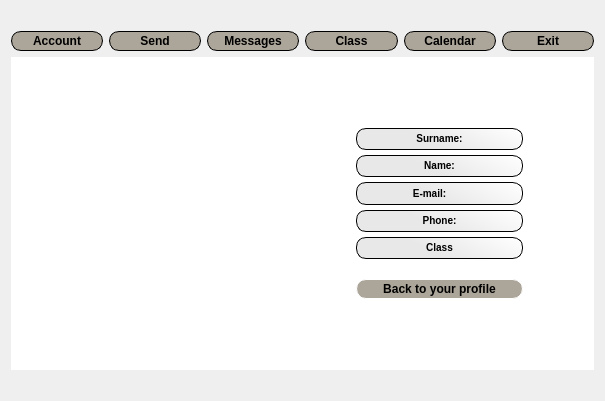
<?xml version="1.0" encoding="UTF-8"?>
<ui version="4.0">
 <class>MainWindow</class>
 <widget class="QMainWindow" name="MainWindow">
  <property name="geometry">
   <rect>
    <x>0</x>
    <y>0</y>
    <width>605</width>
    <height>401</height>
   </rect>
  </property>
  <property name="windowTitle">
   <string>MainWindow</string>
  </property>
  <property name="windowIcon">
   <iconset resource="res.qrc">
    <normaloff>:/img/ico/calendar.png</normaloff>:/img/ico/calendar.png</iconset>
  </property>
  <property name="styleSheet">
   <string notr="true">QMainWindow &gt; QWidget
{
background-color: qradialgradient(spread:pad, cx:0.5, cy:0.511364, radius:1.91, fx:0.5, fy:0.5, stop:0.375 rgba(32, 32, 32, 255), stop:1 rgba(255, 255, 255, 255));
}
QMessageBox &gt; QWidget
{
color:white;
}
</string>
  </property>
  <widget class="QWidget" name="centralWidget">
   <layout class="QGridLayout" name="gridLayout_3">
    <item row="1" column="0" colspan="3">
     <layout class="QHBoxLayout" name="horizontalLayout">
      <item>
       <widget class="QPushButton" name="pushButton_7">
        <property name="font">
         <font>
          <pointsize>-1</pointsize>
          <weight>75</weight>
          <italic>false</italic>
          <bold>true</bold>
         </font>
        </property>
        <property name="styleSheet">
         <string notr="true">QPushButton
{
    background-color: rgb(172, 165, 154);
    border-style: outset;
    border-width: 1px;
    border-radius: 10px;
    border-color:black;
    font: bold 12px;
    padding: 2px;
}
QPushButton:hover:!pressed
{
    background-color: rgb(142, 135, 124);

}</string>
        </property>
        <property name="text">
         <string>Account</string>
        </property>
       </widget>
      </item>
      <item>
       <widget class="QPushButton" name="pushButton_3">
        <property name="font">
         <font>
          <pointsize>-1</pointsize>
          <weight>75</weight>
          <italic>false</italic>
          <bold>true</bold>
         </font>
        </property>
        <property name="cursor">
         <cursorShape>OpenHandCursor</cursorShape>
        </property>
        <property name="styleSheet">
         <string notr="true">QPushButton
{
    background-color: rgb(172, 165, 154);
    border-style: outset;
    border-width: 1px;
    border-radius: 10px;
    border-color:black;
    font: bold 12px;
    padding: 2px;
}
QPushButton:hover:!pressed
{
    background-color: rgb(142, 135, 124);

}</string>
        </property>
        <property name="text">
         <string>Send</string>
        </property>
       </widget>
      </item>
      <item>
       <widget class="QPushButton" name="pushButton">
        <property name="font">
         <font>
          <pointsize>-1</pointsize>
          <weight>75</weight>
          <italic>false</italic>
          <bold>true</bold>
         </font>
        </property>
        <property name="cursor">
         <cursorShape>OpenHandCursor</cursorShape>
        </property>
        <property name="styleSheet">
         <string notr="true">QPushButton
{
    background-color: rgb(172, 165, 154);
    border-style: outset;
    border-width: 1px;
    border-radius: 10px;
    border-color:black;
    font: bold 12px;
    padding: 2px;
}
QPushButton:hover:!pressed
{
    background-color: rgb(142, 135, 124);

}</string>
        </property>
        <property name="text">
         <string>Messages</string>
        </property>
       </widget>
      </item>
      <item>
       <widget class="QPushButton" name="pushButton_10">
        <property name="font">
         <font>
          <pointsize>-1</pointsize>
          <weight>75</weight>
          <italic>false</italic>
          <bold>true</bold>
         </font>
        </property>
        <property name="styleSheet">
         <string notr="true">QPushButton
{
    background-color: rgb(172, 165, 154);
    border-style: outset;
    border-width: 1px;
    border-radius: 10px;
    border-color:black;
    font: bold 12px;
    padding: 2px;
}
QPushButton:hover:!pressed
{
    background-color: rgb(142, 135, 124);

}</string>
        </property>
        <property name="text">
         <string>Class</string>
        </property>
       </widget>
      </item>
      <item>
       <widget class="QPushButton" name="pushButton_2">
        <property name="font">
         <font>
          <pointsize>-1</pointsize>
          <weight>75</weight>
          <italic>false</italic>
          <bold>true</bold>
         </font>
        </property>
        <property name="cursor">
         <cursorShape>OpenHandCursor</cursorShape>
        </property>
        <property name="styleSheet">
         <string notr="true">QPushButton
{
    background-color: rgb(172, 165, 154);
    border-style: outset;
    border-width: 1px;
    border-radius: 10px;
    border-color:black;
    font: bold 12px;
    padding: 2px;
}
QPushButton:hover:!pressed
{
    background-color: rgb(142, 135, 124);

}</string>
        </property>
        <property name="text">
         <string>Calendar</string>
        </property>
       </widget>
      </item>
      <item>
       <widget class="QPushButton" name="pushButton_4">
        <property name="font">
         <font>
          <pointsize>-1</pointsize>
          <weight>75</weight>
          <italic>false</italic>
          <bold>true</bold>
         </font>
        </property>
        <property name="cursor">
         <cursorShape>OpenHandCursor</cursorShape>
        </property>
        <property name="styleSheet">
         <string notr="true">QPushButton
{
    background-color: rgb(172, 165, 154);
    border-style: outset;
    border-width: 1px;
    border-radius: 10px;
    border-color:black;
    font: bold 12px;
    padding: 2px;
}
QPushButton:hover:!pressed
{
    background-color: rgb(142, 135, 124);

}</string>
        </property>
        <property name="text">
         <string>Exit</string>
        </property>
       </widget>
      </item>
     </layout>
    </item>
    <item row="0" column="2">
     <widget class="QLabel" name="label_13">
      <property name="font">
       <font>
        <weight>75</weight>
        <bold>true</bold>
       </font>
      </property>
      <property name="styleSheet">
       <string notr="true">color:white;</string>
      </property>
      <property name="text">
       <string/>
      </property>
      <property name="alignment">
       <set>Qt::AlignRight|Qt::AlignTrailing|Qt::AlignVCenter</set>
      </property>
     </widget>
    </item>
    <item row="0" column="0" colspan="2">
     <widget class="QLabel" name="label">
      <property name="font">
       <font>
        <weight>75</weight>
        <bold>true</bold>
       </font>
      </property>
      <property name="styleSheet">
       <string notr="true">color : white;</string>
      </property>
      <property name="text">
       <string/>
      </property>
     </widget>
    </item>
    <item row="3" column="0" colspan="3">
     <widget class="QLabel" name="label_24">
      <property name="styleSheet">
       <string notr="true">color:white;</string>
      </property>
      <property name="text">
       <string/>
      </property>
     </widget>
    </item>
    <item row="2" column="0" colspan="3">
     <widget class="QStackedWidget" name="stackedWidget">
      <property name="styleSheet">
       <string notr="true">background-color: white;</string>
      </property>
      <property name="currentIndex">
       <number>1</number>
      </property>
      <widget class="QWidget" name="page">
       <property name="styleSheet">
        <string notr="true">background-color: qlineargradient(spread:reflect, x1:1, y1:1, x2:1, y2:0, stop:0 rgba(75, 75, 75, 255), stop:1 rgba(255, 255, 255, 255));</string>
       </property>
       <layout class="QVBoxLayout" name="verticalLayout_3">
        <item>
         <widget class="QCalendarWidget" name="calendarWidget">
          <property name="styleSheet">
           <string notr="true">background-color: rgb(255, 255, 255);
color: rgb(0, 0, 0);
border-color: rgb(0, 0, 0);
border-width: 5px;
</string>
          </property>
          <property name="gridVisible">
           <bool>true</bool>
          </property>
         </widget>
        </item>
       </layout>
      </widget>
      <widget class="QWidget" name="page_4">
       <layout class="QHBoxLayout" name="horizontalLayout_6">
        <item>
         <layout class="QVBoxLayout" name="verticalLayout_15">
          <property name="leftMargin">
           <number>120</number>
          </property>
          <item>
           <widget class="QLabel" name="label_3">
            <property name="styleSheet">
             <string notr="true">background-color: transparent;</string>
            </property>
            <property name="text">
             <string/>
            </property>
           </widget>
          </item>
         </layout>
        </item>
        <item>
         <layout class="QVBoxLayout" name="verticalLayout_14">
          <property name="spacing">
           <number>5</number>
          </property>
          <property name="leftMargin">
           <number>50</number>
          </property>
          <property name="topMargin">
           <number>60</number>
          </property>
          <property name="rightMargin">
           <number>60</number>
          </property>
          <property name="bottomMargin">
           <number>60</number>
          </property>
          <item>
           <widget class="QLabel" name="label_6">
            <property name="sizePolicy">
             <sizepolicy hsizetype="Preferred" vsizetype="Preferred">
              <horstretch>0</horstretch>
              <verstretch>0</verstretch>
             </sizepolicy>
            </property>
            <property name="font">
             <font>
              <pointsize>-1</pointsize>
              <weight>75</weight>
              <italic>false</italic>
              <bold>true</bold>
             </font>
            </property>
            <property name="autoFillBackground">
             <bool>false</bool>
            </property>
            <property name="styleSheet">
             <string notr="true">background-color: qlineargradient(spread:pad, x1:0.33, y1:0.181818, x2:1, y2:0.00568182, stop:0 rgba(232, 232, 232, 255), stop:1 rgba(255, 255, 255, 255));
    border-style: solid;
    border-width: 1px;
    border-radius: 10px;
    border-color:black;
    font: bold 10px;
    padding: 1px;</string>
            </property>
            <property name="text">
             <string>Surname:</string>
            </property>
            <property name="textFormat">
             <enum>Qt::RichText</enum>
            </property>
            <property name="alignment">
             <set>Qt::AlignCenter</set>
            </property>
            <property name="margin">
             <number>0</number>
            </property>
           </widget>
          </item>
          <item>
           <widget class="QLabel" name="label_4">
            <property name="enabled">
             <bool>true</bool>
            </property>
            <property name="sizePolicy">
             <sizepolicy hsizetype="Preferred" vsizetype="Preferred">
              <horstretch>0</horstretch>
              <verstretch>0</verstretch>
             </sizepolicy>
            </property>
            <property name="font">
             <font>
              <pointsize>-1</pointsize>
              <weight>75</weight>
              <italic>false</italic>
              <bold>true</bold>
             </font>
            </property>
            <property name="autoFillBackground">
             <bool>false</bool>
            </property>
            <property name="styleSheet">
             <string notr="true">background-color: qlineargradient(spread:pad, x1:0.33, y1:0.181818, x2:1, y2:0.00568182, stop:0 rgba(232, 232, 232, 255), stop:1 rgba(255, 255, 255, 255));
    border-style: outset;
    border-width: 1px;
    border-radius: 10px;
    border-color:black;
    font: bold 10px;
    padding: 2px;</string>
            </property>
            <property name="text">
             <string>Name:</string>
            </property>
            <property name="textFormat">
             <enum>Qt::RichText</enum>
            </property>
            <property name="alignment">
             <set>Qt::AlignCenter</set>
            </property>
            <property name="margin">
             <number>0</number>
            </property>
           </widget>
          </item>
          <item>
           <widget class="QLabel" name="label_8">
            <property name="sizePolicy">
             <sizepolicy hsizetype="Preferred" vsizetype="Preferred">
              <horstretch>0</horstretch>
              <verstretch>0</verstretch>
             </sizepolicy>
            </property>
            <property name="font">
             <font>
              <pointsize>-1</pointsize>
              <weight>75</weight>
              <italic>false</italic>
              <bold>true</bold>
             </font>
            </property>
            <property name="autoFillBackground">
             <bool>false</bool>
            </property>
            <property name="styleSheet">
             <string notr="true">background-color: qlineargradient(spread:pad, x1:0.33, y1:0.181818, x2:1, y2:0.00568182, stop:0 rgba(232, 232, 232, 255), stop:1 rgba(255, 255, 255, 255));
    border-style: outset;
    border-width: 1px;
    border-radius: 10px;
    border-color:black;
    font: bold 10px;
    padding-right: 20px;</string>
            </property>
            <property name="text">
             <string>E-mail:</string>
            </property>
            <property name="textFormat">
             <enum>Qt::RichText</enum>
            </property>
            <property name="alignment">
             <set>Qt::AlignCenter</set>
            </property>
            <property name="margin">
             <number>0</number>
            </property>
           </widget>
          </item>
          <item>
           <widget class="QLabel" name="label_10">
            <property name="sizePolicy">
             <sizepolicy hsizetype="Preferred" vsizetype="Preferred">
              <horstretch>0</horstretch>
              <verstretch>0</verstretch>
             </sizepolicy>
            </property>
            <property name="font">
             <font>
              <pointsize>-1</pointsize>
              <weight>75</weight>
              <italic>false</italic>
              <bold>true</bold>
             </font>
            </property>
            <property name="autoFillBackground">
             <bool>false</bool>
            </property>
            <property name="styleSheet">
             <string notr="true">background-color: qlineargradient(spread:pad, x1:0.33, y1:0.181818, x2:1, y2:0.00568182, stop:0 rgba(232, 232, 232, 255), stop:1 rgba(255, 255, 255, 255));
    border-style: outset;
    border-width: 1px;
    border-radius: 10px;
    border-color:black;
    font: bold 10px;
    padding: 2px;</string>
            </property>
            <property name="text">
             <string>Phone:</string>
            </property>
            <property name="textFormat">
             <enum>Qt::RichText</enum>
            </property>
            <property name="alignment">
             <set>Qt::AlignCenter</set>
            </property>
            <property name="margin">
             <number>0</number>
            </property>
           </widget>
          </item>
          <item>
           <widget class="QLabel" name="label_12">
            <property name="sizePolicy">
             <sizepolicy hsizetype="Preferred" vsizetype="Preferred">
              <horstretch>0</horstretch>
              <verstretch>0</verstretch>
             </sizepolicy>
            </property>
            <property name="font">
             <font>
              <pointsize>-1</pointsize>
              <weight>75</weight>
              <italic>false</italic>
              <bold>true</bold>
             </font>
            </property>
            <property name="autoFillBackground">
             <bool>false</bool>
            </property>
            <property name="styleSheet">
             <string notr="true">background-color: qlineargradient(spread:pad, x1:0.33, y1:0.181818, x2:1, y2:0.00568182, stop:0 rgba(232, 232, 232, 255), stop:1 rgba(255, 255, 255, 255));
    border-style: outset;
    border-width: 1px;
    border-radius: 10px;
    border-color:black;
    font: bold 10px;
    padding: 2px;</string>
            </property>
            <property name="text">
             <string>Class</string>
            </property>
            <property name="textFormat">
             <enum>Qt::RichText</enum>
            </property>
            <property name="alignment">
             <set>Qt::AlignCenter</set>
            </property>
            <property name="margin">
             <number>0</number>
            </property>
           </widget>
          </item>
          <item>
           <widget class="QPushButton" name="pushButton_8">
            <property name="styleSheet">
             <string notr="true">QPushButton
{
   background-color: rgb(172, 165, 154);
    border-style: outset;
    border-width: 1px;
    border-radius: 10px;
    border-color:white;
    font: bold 12px;
    padding: 2px;
    margin-top: 15px;
}
QPushButton:hover:!pressed
{
    background-color: rgb(142, 135, 124);

}
 
     
 


</string>
            </property>
            <property name="text">
             <string>Back to your profile</string>
            </property>
           </widget>
          </item>
         </layout>
        </item>
       </layout>
      </widget>
      <widget class="QWidget" name="page_2">
       <property name="styleSheet">
        <string notr="true">background-color: rgb(255, 255, 255);</string>
       </property>
       <layout class="QGridLayout" name="gridLayout_4">
        <item row="1" column="0">
         <widget class="QLabel" name="label_2">
          <property name="font">
           <font>
            <weight>75</weight>
            <italic>true</italic>
            <bold>true</bold>
            <strikeout>false</strikeout>
            <kerning>true</kerning>
           </font>
          </property>
          <property name="text">
           <string>Tittle:</string>
          </property>
         </widget>
        </item>
        <item row="0" column="1">
         <widget class="QLabel" name="label_22">
          <property name="styleSheet">
           <string notr="true">
    border-style: solid;
    border-width: 1px;

    border-color:black;
    font: bold 10px;
    padding: 1px;</string>
          </property>
          <property name="text">
           <string>TO: [name surname]</string>
          </property>
         </widget>
        </item>
        <item row="2" column="0" colspan="5">
         <widget class="QPlainTextEdit" name="plainTextEdit"/>
        </item>
        <item row="0" column="0">
         <widget class="QCheckBox" name="checkBox">
          <property name="text">
           <string>Private message</string>
          </property>
         </widget>
        </item>
        <item row="1" column="1" colspan="4">
         <widget class="QLineEdit" name="lineEdit"/>
        </item>
        <item row="0" column="4">
         <widget class="QLineEdit" name="lineEdit_3">
          <property name="inputMask">
           <string extracomment="Surname"/>
          </property>
         </widget>
        </item>
        <item row="0" column="3">
         <widget class="QLineEdit" name="lineEdit_2">
          <property name="inputMask">
           <string extracomment="Name"/>
          </property>
         </widget>
        </item>
        <item row="6" column="0" colspan="5">
         <layout class="QHBoxLayout" name="horizontalLayout_7">
          <item>
           <widget class="QPushButton" name="pushButton_5">
            <property name="cursor">
             <cursorShape>OpenHandCursor</cursorShape>
            </property>
            <property name="styleSheet">
             <string notr="true">QPushButton
{
   background-color: rgb(172, 165, 154);
    border-style: outset;
    border-width: 1px;
    border-radius: 10px;
    border-color:rgb(192, 185, 174);
    font: bold 12px;
    padding: 2px;
}
QPushButton:hover:!pressed
{
    background-color: rgb(142, 135, 124);

}

</string>
            </property>
            <property name="text">
             <string>Add</string>
            </property>
           </widget>
          </item>
          <item>
           <widget class="QPushButton" name="pushButton_6">
            <property name="cursor">
             <cursorShape>OpenHandCursor</cursorShape>
            </property>
            <property name="styleSheet">
             <string notr="true">QPushButton
{
   background-color: rgb(172, 165, 154);
    border-style: outset;
    border-width: 1px;
    border-radius: 10px;
    border-color:white;
    font: bold 12px;
    padding: 2px;
}
QPushButton:hover:!pressed
{
    background-color: rgb(142, 135, 124);

}

</string>
            </property>
            <property name="text">
             <string>Clear</string>
            </property>
           </widget>
          </item>
         </layout>
        </item>
       </layout>
      </widget>
      <widget class="QWidget" name="page_3">
       <layout class="QVBoxLayout" name="verticalLayout_4">
        <item>
         <widget class="QTabWidget" name="tabWidget_2">
          <property name="currentIndex">
           <number>1</number>
          </property>
          <widget class="QWidget" name="tab_8">
           <attribute name="icon">
            <iconset resource="res.qrc">
             <normaloff>:/img/ico/forum-message.png</normaloff>:/img/ico/forum-message.png</iconset>
           </attribute>
           <attribute name="title">
            <string>Posts</string>
           </attribute>
           <layout class="QVBoxLayout" name="verticalLayout_9">
            <item>
             <widget class="QListView" name="listView"/>
            </item>
            <item>
             <widget class="QTextBrowser" name="textBrowser"/>
            </item>
            <item>
             <layout class="QHBoxLayout" name="horizontalLayout_2">
              <item>
               <widget class="QPushButton" name="pushButton_11">
                <property name="styleSheet">
                 <string notr="true">QPushButton
{
   background-color: rgb(172, 165, 154);
    border-style: outset;
    border-width: 1px;
    border-radius: 10px;
    border-color:white;
    font: bold 12px;
    padding: 2px;
}
QPushButton:hover:!pressed
{
    background-color: rgb(142, 135, 124);

}
 
     
 


</string>
                </property>
                <property name="text">
                 <string>Delete</string>
                </property>
               </widget>
              </item>
              <item>
               <widget class="QPushButton" name="pushButton_12">
                <property name="styleSheet">
                 <string notr="true">QPushButton
{
   background-color: rgb(172, 165, 154);
    border-style: outset;
    border-width: 1px;
    border-radius: 10px;
    border-color:white;
    font: bold 12px;
    padding: 2px;
}
QPushButton:hover:!pressed
{
    background-color: rgb(142, 135, 124);

}
 
     
 


</string>
                </property>
                <property name="text">
                 <string>Refresh</string>
                </property>
               </widget>
              </item>
             </layout>
            </item>
           </layout>
          </widget>
          <widget class="QWidget" name="tab_9">
           <attribute name="icon">
            <iconset resource="res.qrc">
             <normaloff>:/img/ico/email.png</normaloff>:/img/ico/email.png</iconset>
           </attribute>
           <attribute name="title">
            <string>Private messages</string>
           </attribute>
           <layout class="QVBoxLayout" name="verticalLayout_11">
            <item>
             <widget class="QListView" name="listView_3"/>
            </item>
            <item>
             <widget class="QTextBrowser" name="textBrowser_3"/>
            </item>
            <item>
             <layout class="QHBoxLayout" name="horizontalLayout_3">
              <item>
               <widget class="QPushButton" name="pushButton_13">
                <property name="styleSheet">
                 <string notr="true">QPushButton
{
   background-color: rgb(172, 165, 154);
    border-style: outset;
    border-width: 1px;
    border-radius: 10px;
    border-color:white;
    font: bold 12px;
    padding: 2px;
}
QPushButton:hover:!pressed
{
    background-color: rgb(142, 135, 124);

}
 
     
 


</string>
                </property>
                <property name="text">
                 <string>Delete</string>
                </property>
               </widget>
              </item>
              <item>
               <widget class="QPushButton" name="pushButton_14">
                <property name="styleSheet">
                 <string notr="true">QPushButton
{
   background-color: rgb(172, 165, 154);
    border-style: outset;
    border-width: 1px;
    border-radius: 10px;
    border-color:white;
    font: bold 12px;
    padding: 2px;
}
QPushButton:hover:!pressed
{
    background-color: rgb(142, 135, 124);

}
 
     
 


</string>
                </property>
                <property name="text">
                 <string>Refresh</string>
                </property>
               </widget>
              </item>
             </layout>
            </item>
           </layout>
          </widget>
         </widget>
        </item>
       </layout>
      </widget>
      <widget class="QWidget" name="page_5">
       <layout class="QVBoxLayout" name="verticalLayout_2">
        <item>
         <widget class="QTabWidget" name="tabWidget">
          <property name="cursor">
           <cursorShape>ArrowCursor</cursorShape>
          </property>
          <property name="currentIndex">
           <number>0</number>
          </property>
          <widget class="QWidget" name="tab">
           <attribute name="icon">
            <iconset resource="res.qrc">
             <normaloff>:/img/ico/students-cap.png</normaloff>:/img/ico/students-cap.png</iconset>
           </attribute>
           <attribute name="title">
            <string>Students</string>
           </attribute>
           <layout class="QVBoxLayout" name="verticalLayout_5">
            <item>
             <widget class="QTableView" name="tableView"/>
            </item>
           </layout>
          </widget>
          <widget class="QWidget" name="tab_2">
           <attribute name="icon">
            <iconset resource="res.qrc">
             <normaloff>:/img/ico/passed-exam.png</normaloff>:/img/ico/passed-exam.png</iconset>
           </attribute>
           <attribute name="title">
            <string>Grades</string>
           </attribute>
           <layout class="QGridLayout" name="gridLayout_5">
            <item row="0" column="0">
             <layout class="QVBoxLayout" name="verticalLayout">
              <property name="spacing">
               <number>0</number>
              </property>
              <property name="leftMargin">
               <number>55</number>
              </property>
              <property name="topMargin">
               <number>80</number>
              </property>
              <property name="bottomMargin">
               <number>80</number>
              </property>
              <item>
               <widget class="QLabel" name="label_20">
                <property name="font">
                 <font>
                  <pointsize>12</pointsize>
                  <weight>75</weight>
                  <bold>true</bold>
                 </font>
                </property>
                <property name="styleSheet">
                 <string notr="true">background-color: rgb(26, 61, 31);
padding-top: 0px;
border-width:6px;  
border-style:groove;
border-color:rgb(145, 145, 145);
color: white;</string>
                </property>
                <property name="text">
                 <string/>
                </property>
                <property name="alignment">
                 <set>Qt::AlignCenter</set>
                </property>
               </widget>
              </item>
              <item>
               <widget class="QComboBox" name="comboBox"/>
              </item>
             </layout>
            </item>
            <item row="0" column="1">
             <widget class="QLabel" name="label_26">
              <property name="text">
               <string/>
              </property>
             </widget>
            </item>
           </layout>
          </widget>
          <widget class="QWidget" name="tab_3">
           <attribute name="icon">
            <iconset resource="res.qrc">
             <normaloff>:/img/ico/diagram.png</normaloff>:/img/ico/diagram.png</iconset>
           </attribute>
           <attribute name="title">
            <string>Presence</string>
           </attribute>
           <layout class="QGridLayout" name="gridLayout">
            <property name="leftMargin">
             <number>60</number>
            </property>
            <property name="rightMargin">
             <number>50</number>
            </property>
            <property name="bottomMargin">
             <number>9</number>
            </property>
            <item row="2" column="0">
             <widget class="QLabel" name="label_18">
              <property name="font">
               <font>
                <pointsize>-1</pointsize>
                <weight>75</weight>
                <italic>false</italic>
                <bold>true</bold>
                <underline>true</underline>
               </font>
              </property>
              <property name="styleSheet">
               <string notr="true">
    border-color:black;
    font: bold 10px;
    padding: 2px;</string>
              </property>
              <property name="text">
               <string>% Presence:</string>
              </property>
              <property name="alignment">
               <set>Qt::AlignLeading|Qt::AlignLeft|Qt::AlignVCenter</set>
              </property>
             </widget>
            </item>
            <item row="1" column="0">
             <widget class="QLabel" name="label_16">
              <property name="font">
               <font>
                <pointsize>-1</pointsize>
                <weight>75</weight>
                <italic>false</italic>
                <bold>true</bold>
                <underline>true</underline>
               </font>
              </property>
              <property name="styleSheet">
               <string notr="true">
    border-color:black;
    font: bold 10px;
    padding: 2px;</string>
              </property>
              <property name="text">
               <string>Absence:</string>
              </property>
              <property name="alignment">
               <set>Qt::AlignLeading|Qt::AlignLeft|Qt::AlignVCenter</set>
              </property>
             </widget>
            </item>
            <item row="0" column="0">
             <widget class="QLabel" name="label_14">
              <property name="font">
               <font>
                <pointsize>-1</pointsize>
                <weight>75</weight>
                <italic>false</italic>
                <bold>true</bold>
                <underline>true</underline>
               </font>
              </property>
              <property name="styleSheet">
               <string notr="true">
    border-color:black;
    font: bold 10px;
    padding: 2px;</string>
              </property>
              <property name="text">
               <string>Presence:</string>
              </property>
              <property name="alignment">
               <set>Qt::AlignLeading|Qt::AlignLeft|Qt::AlignVCenter</set>
              </property>
             </widget>
            </item>
            <item row="0" column="2" rowspan="3">
             <layout class="QVBoxLayout" name="verticalLayout_6">
              <property name="sizeConstraint">
               <enum>QLayout::SetNoConstraint</enum>
              </property>
              <property name="leftMargin">
               <number>50</number>
              </property>
             </layout>
            </item>
            <item row="0" column="3" rowspan="3">
             <widget class="QLabel" name="label_25">
              <property name="styleSheet">
               <string notr="true"/>
              </property>
              <property name="text">
               <string/>
              </property>
             </widget>
            </item>
           </layout>
          </widget>
          <widget class="QWidget" name="tab_4">
           <attribute name="icon">
            <iconset resource="res.qrc">
             <normaloff>:/img/ico/homework.png</normaloff>:/img/ico/homework.png</iconset>
           </attribute>
           <attribute name="title">
            <string>Homework</string>
           </attribute>
           <layout class="QHBoxLayout" name="horizontalLayout_5">
            <item>
             <layout class="QVBoxLayout" name="verticalLayout_7">
              <item>
               <widget class="QLabel" name="label_19">
                <property name="font">
                 <font>
                  <weight>75</weight>
                  <bold>true</bold>
                 </font>
                </property>
                <property name="styleSheet">
                 <string notr="true">
    border-style: outset;
   border-width: 1px;

    border-color:black;
 
</string>
                </property>
                <property name="text">
                 <string>Homework</string>
                </property>
                <property name="alignment">
                 <set>Qt::AlignCenter</set>
                </property>
               </widget>
              </item>
              <item>
               <widget class="QListView" name="listView_2"/>
              </item>
              <item>
               <widget class="QTextBrowser" name="textBrowser_2"/>
              </item>
             </layout>
            </item>
            <item>
             <layout class="QVBoxLayout" name="verticalLayout_8">
              <item>
               <widget class="QLabel" name="label_23">
                <property name="font">
                 <font>
                  <weight>75</weight>
                  <bold>true</bold>
                 </font>
                </property>
                <property name="styleSheet">
                 <string notr="true">
    border-style: outset;
   border-width: 1px;

    border-color:black;
 
</string>
                </property>
                <property name="text">
                 <string>Your solution:</string>
                </property>
                <property name="alignment">
                 <set>Qt::AlignCenter</set>
                </property>
               </widget>
              </item>
              <item>
               <widget class="QTextEdit" name="textEdit"/>
              </item>
              <item>
               <widget class="QPushButton" name="pushButton_9">
                <property name="styleSheet">
                 <string notr="true">QPushButton
{
   background-color: rgb(172, 165, 154);
    border-style: outset;
    border-width: 1px;
    border-radius: 10px;
    border-color:white;
    font: bold 12px;
    padding: 2px;
}
QPushButton:hover:!pressed
{
    background-color: rgb(142, 135, 124);

}

</string>
                </property>
                <property name="text">
                 <string>Submit</string>
                </property>
               </widget>
              </item>
             </layout>
            </item>
           </layout>
          </widget>
          <widget class="QWidget" name="tab_5">
           <attribute name="icon">
            <iconset resource="res.qrc">
             <normaloff>:/img/ico/calendar-interface-symbol-with-squares-in-rounded-rectangular-shape-with-spring-on-top-border.png</normaloff>:/img/ico/calendar-interface-symbol-with-squares-in-rounded-rectangular-shape-with-spring-on-top-border.png</iconset>
           </attribute>
           <attribute name="title">
            <string>Schedule</string>
           </attribute>
           <layout class="QVBoxLayout" name="verticalLayout_10">
            <item>
             <widget class="QLabel" name="label_5">
              <property name="font">
               <font>
                <pointsize>15</pointsize>
               </font>
              </property>
              <property name="text">
               <string/>
              </property>
              <property name="alignment">
               <set>Qt::AlignCenter</set>
              </property>
             </widget>
            </item>
            <item>
             <layout class="QVBoxLayout" name="verticalLayout_16">
              <property name="topMargin">
               <number>20</number>
              </property>
              <item>
               <widget class="QTableView" name="tableView_2">
                <property name="frameShadow">
                 <enum>QFrame::Raised</enum>
                </property>
                <property name="sizeAdjustPolicy">
                 <enum>QAbstractScrollArea::AdjustIgnored</enum>
                </property>
               </widget>
              </item>
             </layout>
            </item>
           </layout>
          </widget>
         </widget>
        </item>
       </layout>
      </widget>
     </widget>
    </item>
   </layout>
  </widget>
 </widget>
 <layoutdefault spacing="6" margin="11"/>
 <resources>
  <include location="res.qrc"/>
 </resources>
 <connections/>
</ui>
